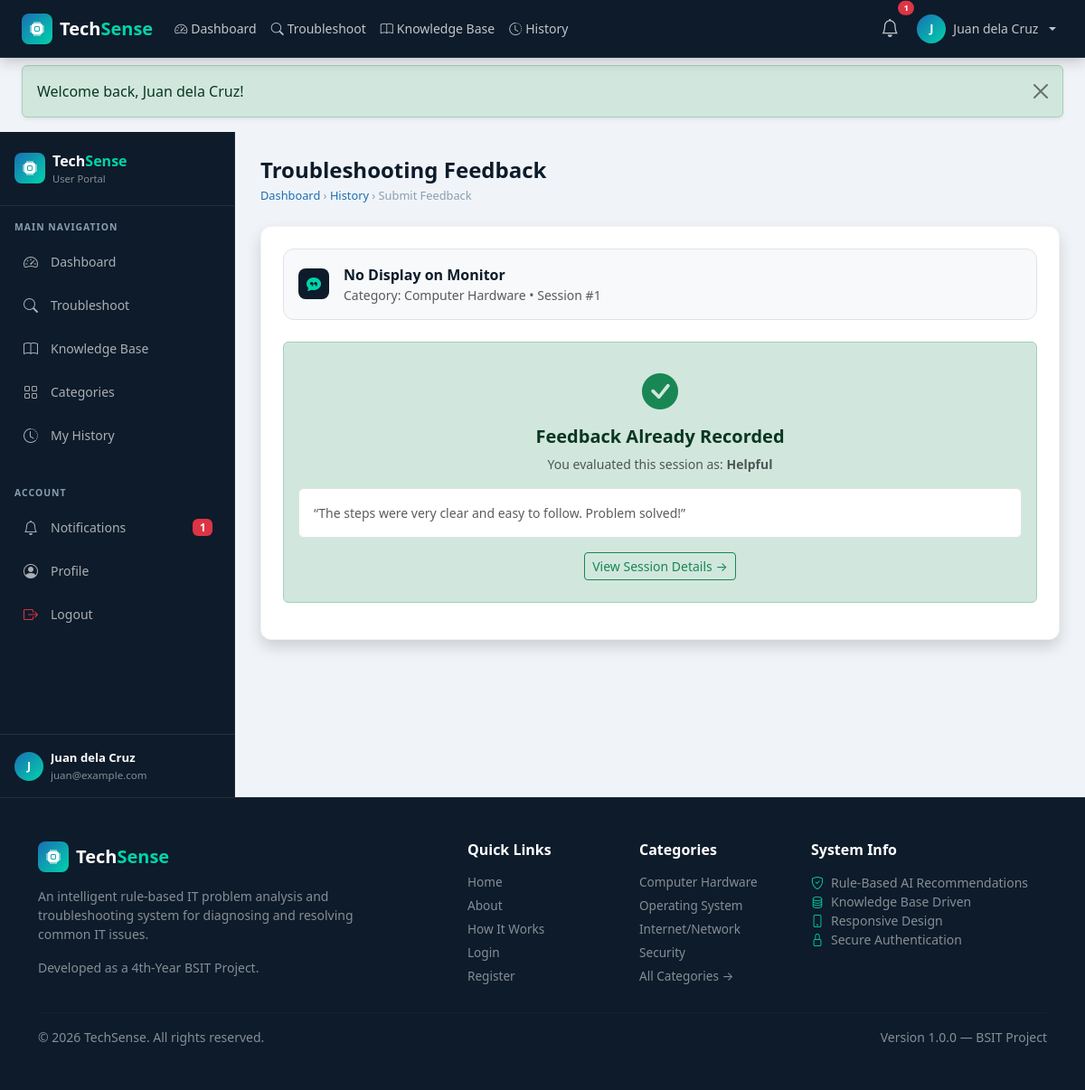
The page /user/feedback.php?session_id=1 (signed in) on the database its author committed.
### tables this page shows
CREATE TABLE IF NOT EXISTS troubleshooting_sessions (
    id INT AUTO_INCREMENT PRIMARY KEY,
    user_id INT NOT NULL,
    problem_id INT,
    category_id INT,
    user_description TEXT,
    selected_symptoms TEXT,
    match_score DECIMAL(5,2) DEFAULT 0,
    result ENUM('resolved','unresolved','in_progress') DEFAULT 'in_progress',
    status ENUM('active','closed') DEFAULT 'active',
    created_at TIMESTAMP DEFAULT CURRENT_TIMESTAMP,
    FOREIGN KEY (user_id) REFERENCES users(id) ON DELETE CASCADE,
    FOREIGN KEY (problem_id) REFERENCES problems(id) ON DELETE SET NULL,
    FOREIGN KEY (category_id) REFERENCES categories(id) ON DELETE SET NULL
);

CREATE TABLE IF NOT EXISTS problems (
    id INT AUTO_INCREMENT PRIMARY KEY,
    category_id INT NOT NULL,
    problem_name VARCHAR(200) NOT NULL,
    description TEXT,
    difficulty ENUM('Beginner','Intermediate','Advanced') DEFAULT 'Beginner',
    estimated_time VARCHAR(50) DEFAULT '5-15 minutes',
    warning TEXT,
    status ENUM('active','inactive') DEFAULT 'active',
    created_at TIMESTAMP DEFAULT CURRENT_TIMESTAMP,
    FOREIGN KEY (category_id) REFERENCES categories(id) ON DELETE CASCADE
);

CREATE TABLE IF NOT EXISTS categories (
    id INT AUTO_INCREMENT PRIMARY KEY,
    category_name VARCHAR(100) NOT NULL,
    description TEXT,
    icon VARCHAR(60) DEFAULT 'bi-cpu',
    status ENUM('active','inactive') DEFAULT 'active',
    created_at TIMESTAMP DEFAULT CURRENT_TIMESTAMP
);

CREATE TABLE IF NOT EXISTS feedback (
    id INT AUTO_INCREMENT PRIMARY KEY,
    session_id INT NOT NULL,
    user_id INT NOT NULL,
    rating ENUM('helpful','partial','not_helpful') NOT NULL,
    comments TEXT,
    created_at TIMESTAMP DEFAULT CURRENT_TIMESTAMP,
    FOREIGN KEY (session_id) REFERENCES troubleshooting_sessions(id) ON DELETE CASCADE,
    FOREIGN KEY (user_id) REFERENCES users(id) ON DELETE CASCADE
);

### includes/functions.php (called while the page is built, shortened)
<?php
function e(string $str): string {
    return htmlspecialchars($str, ENT_QUOTES | ENT_SUBSTITUTE, 'UTF-8');
}

### user/feedback.php (the view, shortened to what this page needs)
<?php
require_once __DIR__ . '/../config/db.php';
require_once __DIR__ . '/../includes/functions.php';
$userId    = (int)$_SESSION['user_id'];
$sessionId = isset($_GET['session_id']) ? (int)$_GET['session_id'] : 0;
$sStmt = $pdo->prepare("SELECT s.*, p.problem_name, c.category_name
                        FROM troubleshooting_sessions s
                        LEFT JOIN problems p ON s.problem_id = p.id
                        LEFT JOIN categories c ON s.category_id = c.id
                        WHERE s.id = ? AND s.user_id = ?");
$sStmt->execute([$sessionId, $userId]);
$session = $sStmt->fetch();
$fbStmt = $pdo->prepare("SELECT * FROM feedback WHERE session_id = ?");
$fbStmt->execute([$sessionId]);
$existingFeedback = $fbStmt->fetch();
require_once __DIR__ . '/../includes/header.php';
?>
<div class="ts-layout">
  <?php require_once __DIR__ . '/../includes/user-sidebar.php'; ?>
  <main class="ts-content">
    <div class="ts-page-header">
      <h1>Troubleshooting Feedback</h1>
      <div class="ts-breadcrumb">
        <a href="<?= BASE_URL ?>/user/dashboard.php">Dashboard</a> &rsaquo;
        <a href="<?= BASE_URL ?>/user/history.php">History</a> &rsaquo;
        <span>Submit Feedback</span>
      </div>
    </div>
    <div class="ts-card max-w-700 mx-auto p-4 shadow">
      <div class="d-flex align-items-center gap-3 p-3 bg-light rounded-ts border mb-4">
        <div class="ts-logo-icon bg-navy text-ts-accent">
          <i class="bi bi-chat-quote-fill"></i>
        </div>
        <div>
          <div class="fw-bold text-navy"><?= e($session['problem_name'] ?: 'Diagnosed Issue') ?></div>
          <div class="text-muted small">Category: <?= e($session['category_name']) ?> &bull; Session #<?= $session['id'] ?></div>
        </div>
      </div>
      <?php if ($existingFeedback): ?>
        <div class="alert alert-success text-center py-4">
          <i class="bi bi-check-circle-fill fs-1 text-success d-block mb-2"></i>
          <h5 class="fw-bold">Feedback Already Recorded</h5>
          <p class="mb-3 text-muted small">You evaluated this session as: <strong><?= ucfirst($existingFeedback['rating']) ?></strong></p>
          <?php if (!empty($existingFeedback['comments'])): ?>
            <div class="p-3 bg-white rounded border max-w-500 mx-auto text-muted small text-start mb-3">
              &ldquo;<?= e($existingFeedback['comments']) ?>&rdquo;
            </div>
          <?php endif; ?>
          <a href="<?= BASE_URL ?>/user/history-detail.php?session_id=<?= $sessionId ?>" class="btn btn-outline-success btn-sm">
            View Session Details &rarr;
          </a>
        </div>
      <?php endif; ?>
    </div>
  </main>
</div>
<?php require_once __DIR__ . '/../includes/footer.php'; ?>

### assets/css/style.css (style rules this page uses)
:root { --ts-navy: #0d1b2a; --ts-navy-light: #1b2d42; --ts-navy-mid: #162236; --ts-blue: #1a6eb5; --ts-blue-light: #2181d4; --ts-accent: #00d4aa; --ts-accent-dark: #00b894; --ts-text: #e8ecf0; --ts-text-muted: #8b9db0; --ts-card-bg: #ffffff; --ts-border: rgba(255, 255, 255, 0.08); --ts-sidebar-w: 260px; --ts-navbar-h: 64px; --ts-radius: 12px; --ts-radius-sm: 8px; --ts-shadow: 0 4px 24px rgba(0, 0, 0, 0.10); --ts-shadow-lg: 0 8px 40px rgba(0, 0, 0, 0.16); }
*, *::before, *::after { box-sizing: border-box; }
body { font-family: 'Segoe UI', system-ui, -apple-system, sans-serif; background-color: #f0f4f8; color: #2c3e50; min-height: 100vh; display: flex; flex-direction: column; }
a { text-decoration: none; }
.ts-logo-icon { width: 34px; height: 34px; background: linear-gradient(135deg, var(--ts-blue), var(--ts-accent)); border-radius: 8px; display: inline-flex; align-items: center; justify-content: center; color: #fff; font-size: 1rem; }
.text-ts-accent { color: var(--ts-accent) !important; }
.ts-layout { display: flex; min-height: calc(100vh - var(--ts-navbar-h)); }
.ts-content { flex: 1; padding: 1.75rem; overflow-x: hidden; }
.ts-page-header { margin-bottom: 1.5rem; }
.ts-page-header h1 { font-size: 1.5rem; font-weight: 700; color: var(--ts-navy); margin-bottom: 0.25rem; }
.ts-breadcrumb { font-size: 0.8rem; color: var(--ts-text-muted); }
.ts-breadcrumb a { color: var(--ts-blue); }
.ts-card { background: #fff; border-radius: var(--ts-radius); box-shadow: var(--ts-shadow); border: 1px solid rgba(0, 0, 0, 0.05); overflow: hidden; }
.text-navy { color: var(--ts-navy) !important; }
.bg-navy { background: var(--ts-navy) !important; }
.rounded-ts { border-radius: var(--ts-radius) !important; }

### rows shown on the page
troubleshooting_sessions: problem.problem_name "No Display on Monitor", category.category_name "Computer Hardware", id "1"
feedback: rating "Helpful", comments "The steps were very clear and easy to follow. Problem solved!"

### other values the page prints
$unreadN "1"
substr($curUser['full_name'], 0, 1) "J"
$curUser['full_name'] "Juan dela Cruz"
$flash['message'] "Welcome back, Juan dela Cruz!"
substr($curUser['full_name'] ?? 'U', 0, 1) "J"
$curUser['email'] "juan@example.com"
